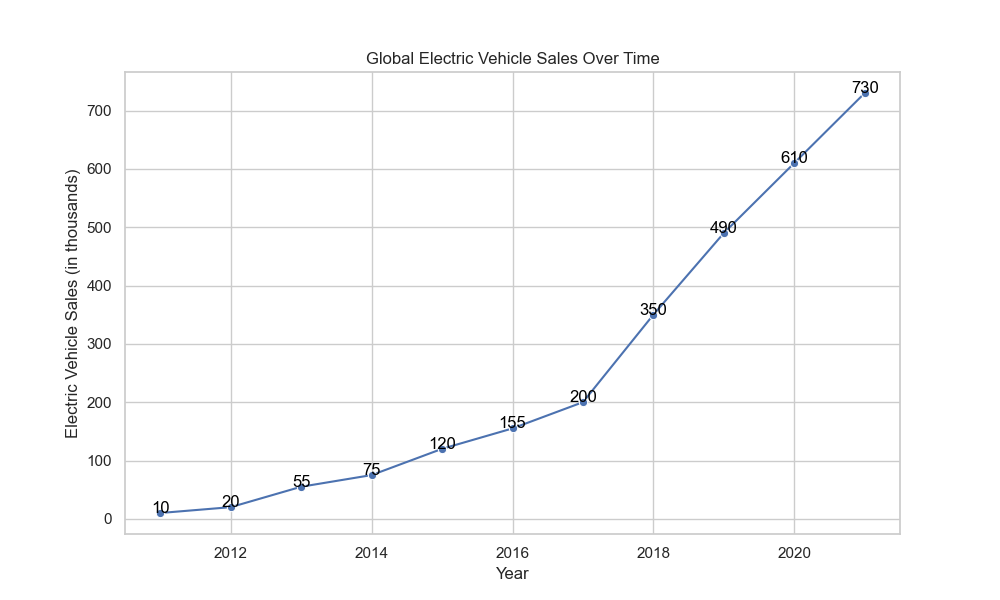

Write Python code to recreate this figure.

import pandas as pd
import seaborn as sns
import matplotlib.pyplot as plt

# Create the DataFrame directly
data = {
    'Year': [2011, 2012, 2013, 2014, 2015, 2016, 2017, 2018, 2019, 2020, 2021],
    'Electric Vehicle Sales': [10, 20, 55, 75, 120, 155, 200, 350, 490, 610, 730]
}
df = pd.DataFrame(data)

# Initialize the matplotlib figure to set the size
f, ax = plt.subplots(figsize=(10, 6))

# Plotting the line chart
sns.lineplot(x="Year", y="Electric Vehicle Sales", data=df, palette=["#FF5733"], marker='o')

# Customizing the axes and title
ax.set_title('Global Electric Vehicle Sales Over Time')
ax.set_xlabel('Year')
ax.set_ylabel('Electric Vehicle Sales (in thousands)')

# Adding annotations for specific data points
for x, y in zip(df['Year'], df['Electric Vehicle Sales']):
    ax.text(x, y, y, color="black", ha="center")

# Show the plot
plt.show()
